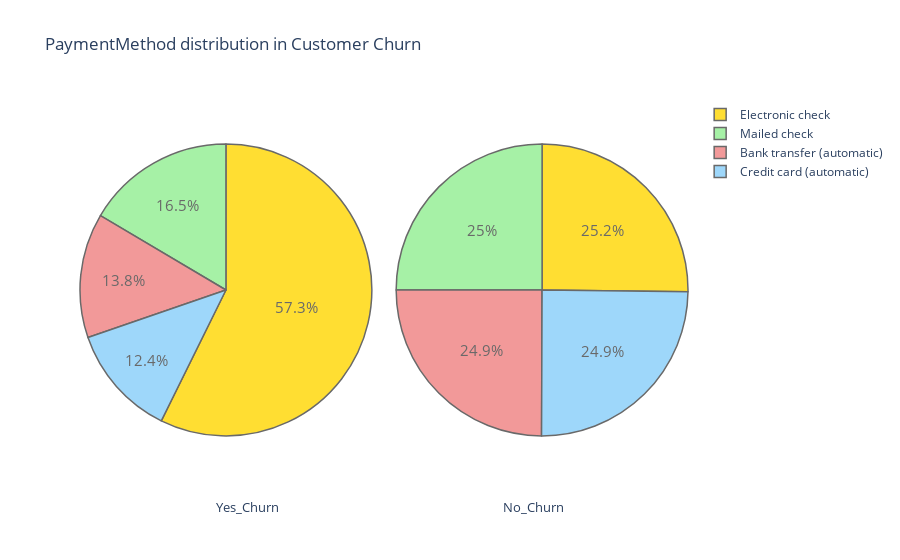

This figure's notebook cell:
### Code cell
plot_pie('PaymentMethod')

### Figure 1 — Plotly figure (JSON) as saved in the notebook; plotly's stock layout.template omitted (floating-point values rounded to 4 significant figures)
{"data": [{"domain": {"x": [0, 0.48]}, "hoverinfo": "label+percent+name", "labels": ["Electronic check", "Mailed check", "Bank transfer (automatic)", "Credit card (automatic)"], "marker": {"colors": ["gold", "lightgreen", "lightcoral", "lightskyblue", "lightgrey", "orange", "white", "lightpink"], "line": {"width": 1.5}}, "name": "Churn Customer", "opacity": 0.8, "textfont": {"size": 15}, "type": "pie", "values": [1071, 308, 258, 232]}, {"domain": {"x": [0.52, 1]}, "hoverinfo": "label+percent+name", "labels": ["Mailed check", "Electronic check", "Credit card (automatic)", "Bank transfer (automatic)"], "marker": {"colors": ["gold", "lightgreen", "lightcoral", "lightskyblue", "lightgrey", "orange", "white", "lightpink"], "line": {"width": 1.5}}, "name": "Non Churn Customer", "opacity": 0.8, "textfont": {"size": 15}, "type": "pie", "values": [1304, 1294, 1290, 1286]}], "layout": {"annotations": [{"font": {"size": 13}, "showarrow": false, "text": "Yes_Churn", "x": 0.22, "y": -0.1}, {"font": {"size": 13}, "showarrow": false, "text": "No_Churn", "x": 0.8, "y": -0.1}], "title": {"text": "PaymentMethod distribution in Customer Churn "}}}
